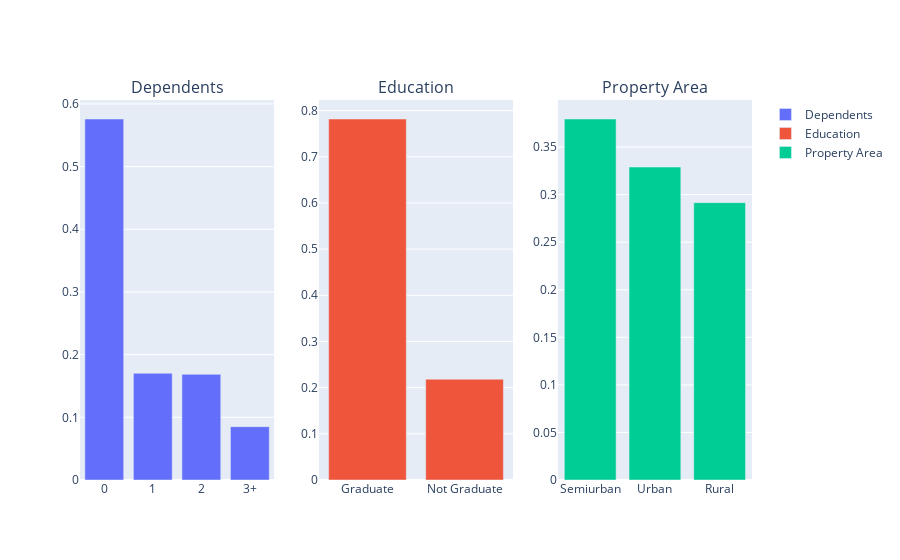

Here is the notebook cell this chart was saved with:
### Markdown cell above
### Categorical Distributions

### Code cell
import plotly.subplots as sp
import plotly.graph_objects as go

fig = sp.make_subplots(rows=1, cols=3, subplot_titles=['Dependents', 'Education', 'Property Area'])

# Dependents
fig.add_trace(go.Bar(x=train['Dependents'].value_counts(normalize=True).index,   #takes unique index values of normalized counts
                     y=train['Dependents'].value_counts(normalize=True),
                     name='Dependents'),
                     row=1, col=1)

# Education
fig.add_trace(go.Bar(x=train['Education'].value_counts(normalize=True).index,
                     y=train['Education'].value_counts(normalize=True),
                     name='Education'),
              row=1, col=2)

# Property Area
fig.add_trace(go.Bar(x=train['Property_Area'].value_counts(normalize=True).index,
                     y=train['Property_Area'].value_counts(normalize=True),
                     name='Property Area'),
              row=1, col=3)

fig.show()

### Figure 1 — Plotly figure (JSON) as saved in the notebook; plotly's stock layout.template omitted (floating-point values rounded to 4 significant figures)
{"data": [{"name": "Dependents", "type": "bar", "x": ["0", "1", "2", "3+"], "xaxis": "x", "y": [0.576, 0.1703, 0.1686, 0.08514], "yaxis": "y"}, {"name": "Education", "type": "bar", "x": ["Graduate", "Not Graduate"], "xaxis": "x2", "y": [0.7818, 0.2182], "yaxis": "y2"}, {"name": "Property Area", "type": "bar", "x": ["Semiurban", "Urban", "Rural"], "xaxis": "x3", "y": [0.3795, 0.329, 0.2915], "yaxis": "y3"}], "layout": {"annotations": [{"font": {"size": 16}, "showarrow": false, "text": "Dependents", "x": 0.1444, "xanchor": "center", "xref": "paper", "y": 1, "yanchor": "bottom", "yref": "paper"}, {"font": {"size": 16}, "showarrow": false, "text": "Education", "x": 0.5, "xanchor": "center", "xref": "paper", "y": 1, "yanchor": "bottom", "yref": "paper"}, {"font": {"size": 16}, "showarrow": false, "text": "Property Area", "x": 0.8556, "xanchor": "center", "xref": "paper", "y": 1, "yanchor": "bottom", "yref": "paper"}], "xaxis": {"anchor": "y", "domain": [0, 0.2889]}, "xaxis2": {"anchor": "y2", "domain": [0.3556, 0.6444]}, "xaxis3": {"anchor": "y3", "domain": [0.7111, 1]}, "yaxis": {"anchor": "x", "domain": [0, 1]}, "yaxis2": {"anchor": "x2", "domain": [0, 1]}, "yaxis3": {"anchor": "x3", "domain": [0, 1]}}}
